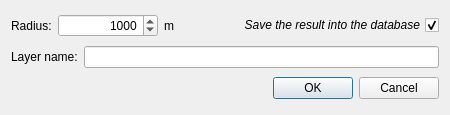
<?xml version="1.0" encoding="UTF-8"?>
<ui version="4.0">
 <class>Dialog</class>
 <widget class="QDialog" name="Dialog">
  <property name="geometry">
   <rect>
    <x>0</x>
    <y>0</y>
    <width>450</width>
    <height>115</height>
   </rect>
  </property>
  <property name="windowTitle">
   <string>Dialog</string>
  </property>
  <layout class="QGridLayout" name="gridLayout_3">
   <item row="0" column="0">
    <layout class="QGridLayout" name="gridLayout">
     <item row="0" column="0">
      <widget class="QLabel" name="label">
       <property name="text">
        <string>Radius:</string>
       </property>
      </widget>
     </item>
     <item row="0" column="1">
      <widget class="QSpinBox" name="spinBox">
       <property name="minimumSize">
        <size>
         <width>100</width>
         <height>0</height>
        </size>
       </property>
       <property name="alignment">
        <set>Qt::AlignRight|Qt::AlignTrailing|Qt::AlignVCenter</set>
       </property>
       <property name="minimum">
        <number>500</number>
       </property>
       <property name="maximum">
        <number>30000</number>
       </property>
       <property name="singleStep">
        <number>500</number>
       </property>
       <property name="value">
        <number>1000</number>
       </property>
      </widget>
     </item>
     <item row="0" column="2">
      <widget class="QLabel" name="label_2">
       <property name="text">
        <string>m</string>
       </property>
      </widget>
     </item>
    </layout>
   </item>
   <item row="0" column="1">
    <widget class="QCheckBox" name="checkBox">
     <property name="font">
      <font>
       <weight>50</weight>
       <italic>true</italic>
       <bold>false</bold>
      </font>
     </property>
     <property name="layoutDirection">
      <enum>Qt::RightToLeft</enum>
     </property>
     <property name="text">
      <string>Save the result into the database</string>
     </property>
     <property name="checked">
      <bool>true</bool>
     </property>
    </widget>
   </item>
   <item row="1" column="0" colspan="2">
    <layout class="QGridLayout" name="gridLayout_2">
     <item row="0" column="0">
      <widget class="QLabel" name="label_3">
       <property name="text">
        <string>Layer name:</string>
       </property>
      </widget>
     </item>
     <item row="0" column="1">
      <widget class="QLineEdit" name="lineEdit">
       <property name="minimumSize">
        <size>
         <width>251</width>
         <height>0</height>
        </size>
       </property>
      </widget>
     </item>
    </layout>
   </item>
   <item row="2" column="1">
    <widget class="QDialogButtonBox" name="buttonBox">
     <property name="orientation">
      <enum>Qt::Horizontal</enum>
     </property>
     <property name="standardButtons">
      <set>QDialogButtonBox::Cancel|QDialogButtonBox::Ok</set>
     </property>
    </widget>
   </item>
  </layout>
 </widget>
 <resources/>
 <connections>
  <connection>
   <sender>buttonBox</sender>
   <signal>accepted()</signal>
   <receiver>Dialog</receiver>
   <slot>accept()</slot>
   <hints>
    <hint type="sourcelabel">
     <x>248</x>
     <y>254</y>
    </hint>
    <hint type="destinationlabel">
     <x>157</x>
     <y>274</y>
    </hint>
   </hints>
  </connection>
  <connection>
   <sender>buttonBox</sender>
   <signal>rejected()</signal>
   <receiver>Dialog</receiver>
   <slot>reject()</slot>
   <hints>
    <hint type="sourcelabel">
     <x>316</x>
     <y>260</y>
    </hint>
    <hint type="destinationlabel">
     <x>286</x>
     <y>274</y>
    </hint>
   </hints>
  </connection>
 </connections>
</ui>
